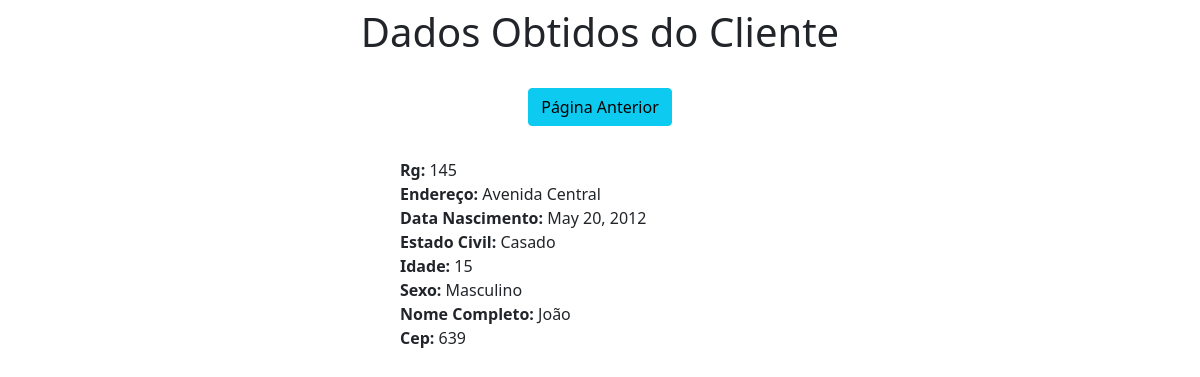
/clienteview/145/, run on the app's committed database.
### bd/models.py (models this page shows, shortened)
class Cliente(models.Model):
    rg = models.CharField(primary_key=True, max_length=15)
    endereco = models.CharField(max_length=100)
    data_nascimento = models.DateField()
    estado_civil = models.CharField(max_length=20)
    idade = models.IntegerField()
    sexo = models.CharField(max_length=45)
    nome_completo = models.CharField(max_length=65)
    cep = models.CharField(max_length=15)

### bd/views.py (the view)
# urls.py: path('clienteview/<str:pk>/', clienteview, name='clienteview'),
def clienteview(request, pk):
    data = {}
    data['cliente'] = Cliente.objects.get(pk=pk)
    return render(request, 'clienteview.html', data)

### bd/templates/clienteview.html (shortened to what this page needs)
<!DOCTYPE html>
<html lang="pt-br">
<head>
    <link rel="stylesheet" href="https://cdn.jsdelivr.net/npm/bootstrap@5.1.3/dist/css/bootstrap.min.css" rel="stylesheet">
</head>
<body>
    <div class = "col-8 m-auto pt-2 pb-2 text-center">
        <h1>Dados Obtidos do Cliente</h1>
    </div>
    <div class = "col-8 m-auto pt-3 pb-2 text-center">
        <a href = "/" class = "btn btn-info">Página Anterior</a>
    </div>
    <div class = "col-4 m-auto pt-4 pb-3 text-left">
        <strong>Rg: </strong>{{cliente.rg}}<br>
        <strong>Endereço: </strong>{{cliente.endereco}}<br>
        <strong>Data Nascimento: </strong>{{cliente.data_nascimento}}<br>
        <strong>Estado Civil: </strong>{{cliente.estado_civil}}<br>
        <strong>Idade: </strong>{{cliente.idade}}<br>
        <strong>Sexo: </strong>{{cliente.sexo}}<br>
        <strong>Nome Completo: </strong>{{cliente.nome_completo}}<br>
        <strong>Cep: </strong>{{cliente.cep}}<br>
    </div>
</body>
</html>

### data on the page
Cliente: rg "145", endereco "Avenida Central", data_nascimento "May 20, 2012", estado_civil "Casado", idade "15", sexo "Masculino", nome_completo "João", cep "639"
